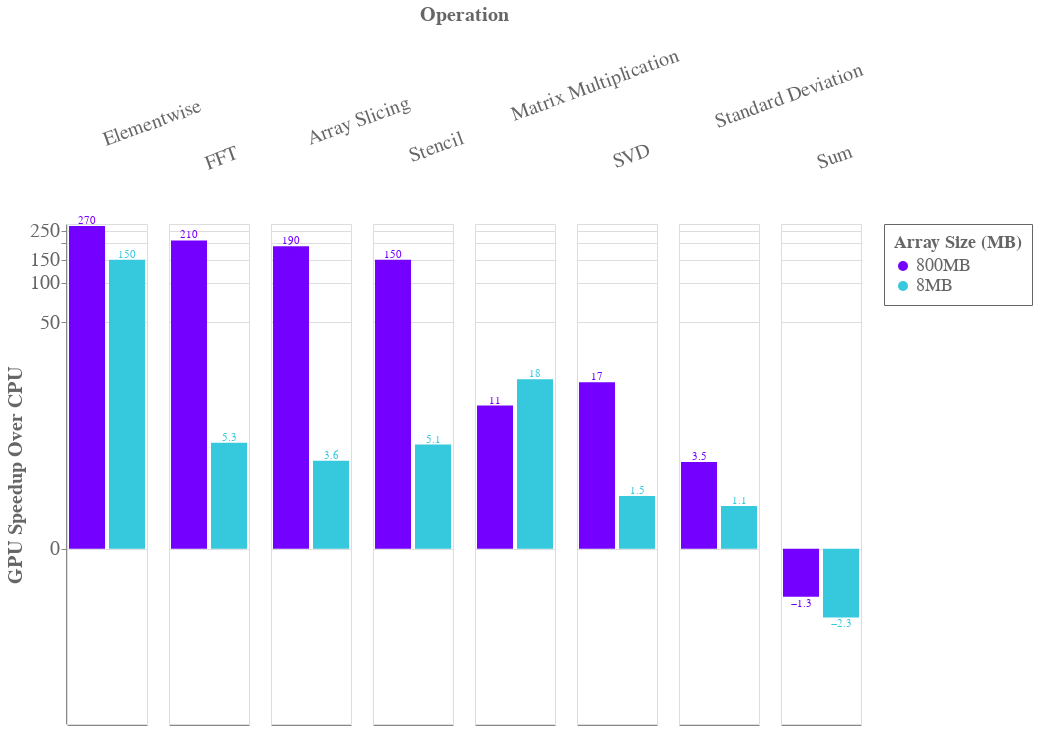

The cell this chart's notebook holds for it:
### Code cell
chart

### Figure 1 — Vega-Lite specification as saved in the notebook (floating-point values rounded to 4 significant figures)
{"$schema": "https://vega.github.io/schema/vega-lite/v3.3.0.json", "config": {"axis": {"labelColor": "#666666", "labelFontSize:": 20, "titleColor": "#666666", "titleFontSize": 20}, "axisX": {"font": "Open Sans", "labelColor": "#666666", "labelFontSize": 0, "tickSize": 0, "titleColor": "#666666", "titleFontSize": 0}, "axisY": {"font": "Open Sans", "labelColor": "#666666", "labelFontSize": 20, "titleColor": "#666666", "titleFontSize": 20}, "header": {"font": "Open Sans", "labelAngle": -20, "labelColor": "#666666", "labelFontSize": 20, "titleColor": "#666666", "titleFontSize": 20}, "legend": {"font": "Open Sans", "labelColor": "#666666", "labelFontSize": 18, "padding": 10, "strokeColor": "#666666", "titleColor": "#666666", "titleFontSize": 18}, "range": {"category": ["#7400ff", "#36c9dd", "#d216d2", "#ffb500"], "diverging": ["#bababc", "#666666", "#8824ff", "#9942ff", "#a785e7"]}}, "data": {"name": "data-83d4d4297212e613449bf5c5118ff38b"}, "datasets": {"data-83d4d4297212e613449bf5c5118ff38b": [{"name": "FFT", "shape0": 1000, "shape1": 1000, "size": "8MB", "speedup": 5.3, "stats.median_x": 0.01667, "stats.median_y": 0.003146}, {"name": "FFT", "shape0": 10000, "shape1": 10000, "size": "800MB", "speedup": 210, "stats.median_x": 2.509, "stats.median_y": 0.0121}, {"name": "Sum", "shape0": 1000, "shape1": 1000, "size": "8MB", "speedup": -2.3, "stats.median_x": 0.0003336, "stats.median_y": 0.0007615}, {"name": "Sum", "shape0": 10000, "shape1": 10000, "size": "800MB", "speedup": -1.3, "stats.median_x": 0.06347, "stats.median_y": 0.0824}, {"name": "Standard Deviation", "shape0": 1000, "shape1": 1000, "size": "8MB", "speedup": 1.1, "stats.median_x": 0.001726, "stats.median_y": 0.001515}, {"name": "Standard Deviation", "shape0": 10000, "shape1": 10000, "size": "800MB", "speedup": 3.5, "stats.median_x": 0.5849, "stats.median_y": 0.1674}, {"name": "Elementwise", "shape0": 1000, "shape1": 1000, "size": "8MB", "speedup": 150, "stats.median_x": 0.027, "stats.median_y": 0.0001787}, {"name": "Elementwise", "shape0": 10000, "shape1": 10000, "size": "800MB", "speedup": 270, "stats.median_x": 3.499, "stats.median_y": 0.01306}, {"name": "Matrix Multiplication", "shape0": 1000, "shape1": 1000, "size": "8MB", "speedup": 18, "stats.median_x": 0.007469, "stats.median_y": 0.0004084}, {"name": "Matrix Multiplication", "shape0": 10000, "shape1": 10000, "size": "800MB", "speedup": 11, "stats.median_x": 3.252, "stats.median_y": 0.2855}, {"name": "Array Slicing", "shape0": 1000, "shape1": 1000, "size": "8MB", "speedup": 3.6, "stats.median_x": 0.0001971, "stats.median_y": 5.452e-05}, {"name": "Array Slicing", "shape0": 10000, "shape1": 10000, "size": "800MB", "speedup": 190, "stats.median_x": 0.1385, "stats.median_y": 0.0007276}, {"name": "SVD", "shape0": 1000, "shape1": 1000, "size": "8MB", "speedup": 1.5, "stats.median_x": 0.5415, "stats.median_y": 0.3554}, {"name": "SVD", "shape0": 10000, "shape1": 1000, "size": "800MB", "speedup": 17, "stats.median_x": 9.809, "stats.median_y": 0.5878}, {"name": "Stencil", "shape0": 1000, "shape1": 1000, "size": "8MB", "speedup": 5.1, "stats.median_x": 0.002782, "stats.median_y": 0.0005414}, {"name": "Stencil", "shape0": 10000, "shape1": 10000, "size": "800MB", "speedup": 150, "stats.median_x": 0.6058, "stats.median_y": 0.003966}]}, "facet": {"column": {"field": "name", "sort": {"field": "speedup", "op": "sum", "order": "descending"}, "title": "Operation", "type": "nominal"}}, "spec": {"layer": [{"encoding": {"color": {"field": "size", "scale": {"domain": ["800MB", "8MB"]}, "title": "Array Size (MB)", "type": "nominal"}, "x": {"field": "size", "type": "nominal"}, "y": {"axis": {"tickCount": 5, "title": "GPU Speedup Over CPU"}, "field": "speedup", "scale": {"type": "symlog"}, "stack": null, "type": "quantitative"}}, "height": 500, "mark": {"opacity": 1, "type": "bar"}, "width": 80}, {"layer": [{"encoding": {"color": {"field": "size", "scale": {"domain": ["800MB", "8MB"]}, "title": "Array Size (MB)", "type": "nominal"}, "text": {"field": "speedup", "type": "quantitative"}, "x": {"field": "size", "type": "nominal"}, "y": {"axis": {"tickCount": 5, "title": "GPU Speedup Over CPU"}, "field": "speedup", "scale": {"type": "symlog"}, "stack": null, "type": "quantitative"}}, "height": 500, "mark": {"dy": -5, "type": "text"}, "width": 80}, {"encoding": {"color": {"field": "size", "scale": {"domain": ["800MB", "8MB"]}, "title": "Array Size (MB)", "type": "nominal"}, "text": {"field": "speedup", "type": "quantitative"}, "x": {"field": "size", "type": "nominal"}, "y": {"axis": {"tickCount": 5, "title": "GPU Speedup Over CPU"}, "field": "speedup", "scale": {"type": "symlog"}, "stack": null, "type": "quantitative"}}, "height": 500, "mark": {"dy": 7, "type": "text"}, "width": 80}]}]}}
